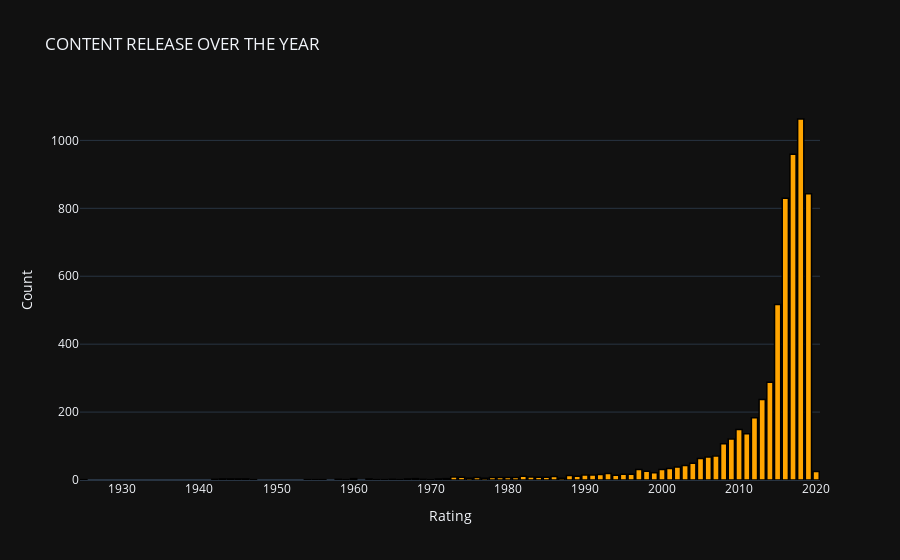

Notebook cell for this chart:
### Markdown cell above
# Content released over the Years on Netflix

### Code cell
temp_df1 = df['release_year'].value_counts().reset_index()


# create trace1
trace1 = go.Bar(
                x = temp_df1['index'],
                y = temp_df1['release_year'],
                marker = dict(color = 'rgb(255,165,0)',
                             line=dict(color='rgb(0,0,0)',width=1.5)))
layout = go.Layout(template= "plotly_dark",title = 'CONTENT RELEASE OVER THE YEAR' , xaxis = dict(title = 'Rating'), yaxis = dict(title = 'Count'))
fig = go.Figure(data = [trace1], layout = layout)
fig.show()

### Figure 1 — Plotly figure (JSON) as saved in the notebook; plotly's stock layout.template omitted (floating-point values rounded to 4 significant figures)
{"data": [{"marker": {"color": "rgb(255,165,0)", "line": {"color": "rgb(0,0,0)", "width": 1.5}}, "type": "bar", "x": [2018, 2017, 2019, 2016, 2015, 2014, 2013, 2012, 2010, 2011, 2009, 2008, 2007, 2006, 2005, 2004, 2003, 2002, 2001, 2000, 1997, 1998, 2020, 1999, 1993, 1995, 1996, 1992, 1990, 1991, 1994, 1988, 1989, 1982, 1986, 1973, 1983, 1974, 1985, 1984, 1980, 1981, 1978, 1979, 1976, 1987, 1975, 1977, 1968, 1972, 1960, 1945, 1946, 1943, 1962, 1971, 1967, 1944, 1958, 1965, 1942, 1969, 1954, 1966, 1970, 1947, 1955, 1959, 1963, 1964, 1956, 1925], "y": [1063, 959, 843, 830, 517, 288, 237, 183, 149, 136, 121, 107, 71, 68, 63, 49, 43, 38, 34, 31, 31, 26, 25, 21, 19, 17, 17, 16, 15, 15, 14, 13, 11, 11, 10, 9, 9, 8, 8, 8, 7, 7, 7, 7, 7, 5, 5, 5, 4, 4, 4, 3, 3, 3, 3, 3, 3, 3, 2, 2, 2, 2, 1, 1, 1, 1, 1, 1, 1, 1, 1, 1]}], "layout": {"title": {"text": "CONTENT RELEASE OVER THE YEAR"}, "xaxis": {"title": {"text": "Rating"}}, "yaxis": {"title": {"text": "Count"}}}}
